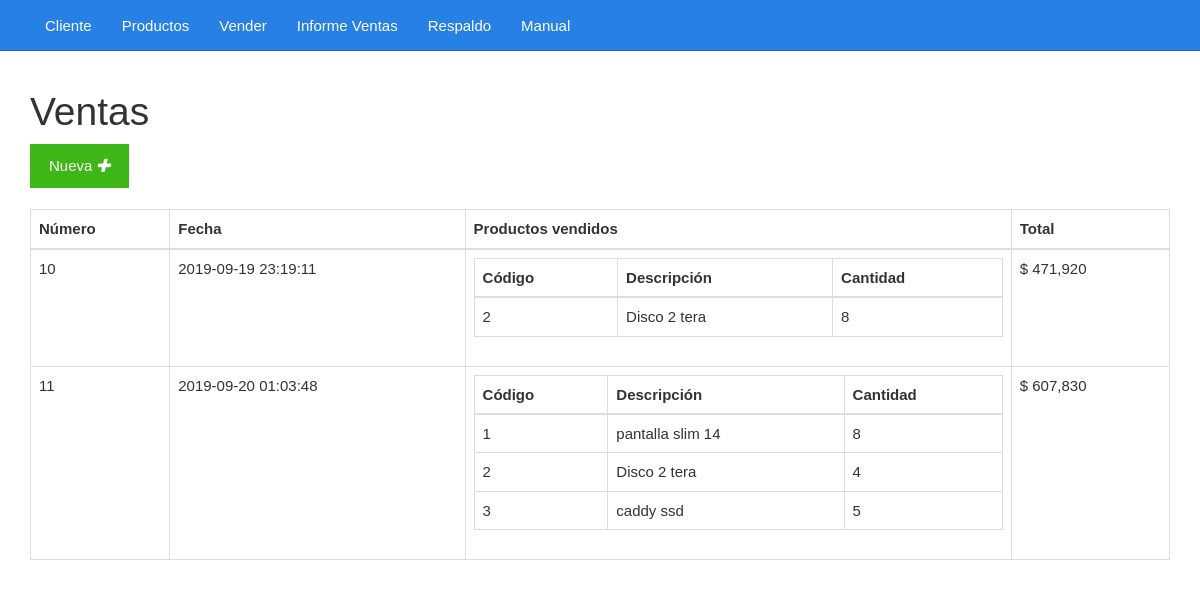
Page /ventas.php on the committed database.
### tables this page shows
CREATE TABLE `ventas` (
  `id` bigint(20) UNSIGNED NOT NULL,
  `fecha` datetime NOT NULL,
  `total` int(8) DEFAULT NULL
);

### ventas.php (the view)
<?php include_once "encabezado.php" ?>
<?php
include_once "base_de_datos.php";
$sentencia = $base_de_datos->query("SELECT ventas.total, ventas.fecha, ventas.id, GROUP_CONCAT(	productos.codigo, '..',  productos.descripcion, '..', productos_vendidos.cantidad SEPARATOR '__') AS productos FROM ventas INNER JOIN productos_vendidos ON productos_vendidos.id_venta = ventas.id INNER JOIN productos ON productos.id = productos_vendidos.id_producto GROUP BY ventas.id ORDER BY ventas.id;");
$ventas = $sentencia->fetchAll(PDO::FETCH_OBJ);
?>
	<div class="col-xs-12">
		<h1>Ventas</h1>
		<div>
			<a class="btn btn-success" href="./vender.php">Nueva <i class="fa fa-plus"></i></a>
		</div>
		<br>
		<table class="table table-bordered">
			<thead>
				<tr>
					<th>Número</th>
					<th>Fecha</th>
					<th>Productos vendidos</th>
					<th>Total</th>
				</tr>
			</thead>
			<tbody>
				<?php foreach($ventas as $venta){ ?>
				<tr>
					<td><?php echo $venta->id ?></td>
					<td><?php echo $venta->fecha ?></td>
					<td>
						<table class="table table-bordered">
							<thead>
								<tr>
									<th>Código</th>
									<th>Descripción</th>
									<th>Cantidad</th>
								</tr>
							</thead>
							<tbody>
								<?php foreach(explode("__", $venta->productos) as $productosConcatenados){
								$producto = explode("..", $productosConcatenados)
								?>
								<tr>
									<td><?php echo $producto[0] ?></td>
									<td><?php echo $producto[1] ?></td>
									<td><?php echo $producto[2] ?></td>
								</tr>
								<?php } ?>
							</tbody>
						</table>
					</td>
					<td>$ <?php echo number_format($venta->total) ?></td>
				</tr>
				<?php } ?>
			</tbody>
		</table>
	</div>
<?php include_once "pie.php" ?>

### css/estilo.css (style rules this page uses)
body { padding-top: 70px; }

### rows in the picture
ventas: id "10", fecha "2019-09-19 23:19:11", producto "2", producto "Disco 2 tera", producto "8", total "471,920"
ventas: id "11", fecha "2019-09-20 01:03:48", producto "1", producto "pantalla slim 14", producto "8", producto "2", producto "Disco 2 tera", producto "4", producto "3", producto "caddy ssd", producto "5", total "607,830"
